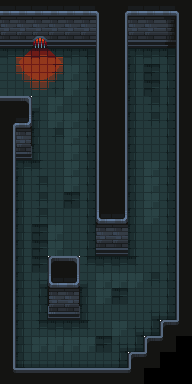

This is a level from a 2D game, rendered from its Tiled map with the project's own tilesets. A one-line summary and the complete map file follow:
An orthogonal 12x24 tile map with 16x16 px tiles, 1 tile layer (Tile Layer 1), 2 tilesets.

<map version="1.10" tiledversion="1.10.2" orientation="orthogonal" renderorder="right-down" width="12" height="24" tilewidth="16" tileheight="16" infinite="0" nextlayerid="4" nextobjectid="1">
 <tileset firstgid="1" source="../drawable/Pixel Crawler - FREE - 1.8/DungeonTiles2.tsx" />
 <tileset firstgid="626" source="../drawable/Pixel Crawler - FREE - 1.8/Props.tsx" />
 <layer id="1" name="Tile Layer 1" width="12" height="24">
  <data encoding="csv">
2,2,2,2,2,2,105,104,2,2,3,105,
27,27,27,27,27,27,130,129,27,27,28,130,
52,52,452,52,52,52,130,129,52,52,53,130,
6,476,477,478,6,7,130,129,5,6,7,130,
31,501,502,503,82,32,130,129,30,80,32,130,
31,526,527,528,82,32,130,129,30,80,32,130,
77,78,10,82,31,32,130,129,30,81,32,130,
104,103,30,82,82,32,130,129,30,81,32,130,
129,128,30,81,82,32,130,129,30,31,32,130,
129,153,30,31,82,32,130,129,30,31,32,130,
129,5,60,31,82,32,130,129,30,82,32,130,
129,30,81,31,82,32,130,129,30,82,32,130,
129,30,81,31,80,32,130,129,30,82,32,130,
129,30,81,31,31,32,101,103,30,82,32,130,
129,30,80,82,31,32,27,27,30,31,32,130,
129,30,80,82,31,32,52,52,30,31,32,130,
129,30,80,76,78,58,6,6,60,31,32,130,
129,30,8,101,103,10,82,82,82,81,32,130,
129,30,33,126,128,35,82,80,31,31,32,130,
129,30,33,151,153,35,31,31,31,8,57,130,
129,30,58,6,6,60,31,82,8,57,76,155,
129,30,82,82,82,82,80,8,57,76,155,487,
129,55,56,56,56,56,56,57,76,155,487,487,
154,77,77,77,77,77,77,77,155,487,487,487
</data>
 </layer>
</map>
